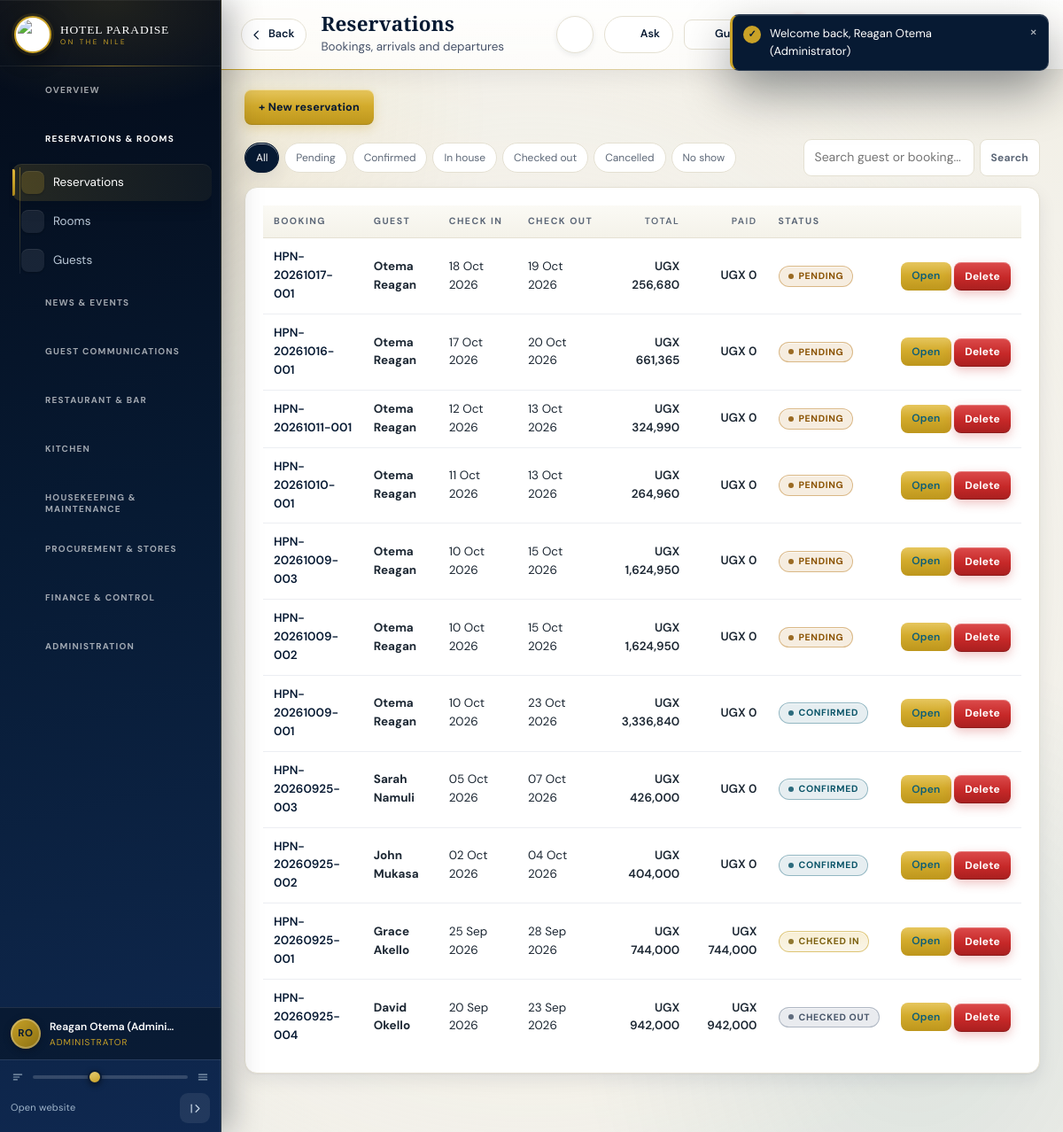
Screenshot of /backend-php/index.php?page=reservations (signed in) with the database file from the repository.
### tables this page shows
CREATE TABLE `reservations` (
  `id` bigint(20) UNSIGNED NOT NULL,
  `hotel_id` bigint(20) UNSIGNED NOT NULL,
  `guest_id` bigint(20) UNSIGNED NOT NULL,
  `booking_number` varchar(60) NOT NULL,
  `source` enum('website','walk_in','phone','email','agent','other') DEFAULT 'walk_in',
  `check_in` datetime NOT NULL,
  `check_out` datetime NOT NULL,
  `adults` int(11) DEFAULT 1,
  `children` int(11) DEFAULT 0,
  `status` enum('pending','confirmed','checked_in','checked_out','cancelled','no_show') DEFAULT 'pending',
  `room_rate` decimal(14,2) DEFAULT 0.00,
  `nights` int(11) DEFAULT 1,
  `subtotal` decimal(14,2) NOT NULL DEFAULT 0.00,
  `tax` decimal(14,2) NOT NULL DEFAULT 0.00,
  `total` decimal(14,2) NOT NULL DEFAULT 0.00,
  `paid` decimal(14,2) NOT NULL DEFAULT 0.00,
  `notes` text DEFAULT NULL,
  `created_at` timestamp NULL DEFAULT NULL,
  `updated_at` timestamp NULL DEFAULT NULL,
  `deleted_at` timestamp NULL DEFAULT NULL,
  `deleted_by` bigint(20) UNSIGNED DEFAULT NULL
);

CREATE TABLE `guests` (
  `id` bigint(20) UNSIGNED NOT NULL,
  `user_id` bigint(20) UNSIGNED DEFAULT NULL,
  `hotel_id` bigint(20) UNSIGNED NOT NULL,
  `full_name` varchar(190) NOT NULL,
  `phone` varchar(50) DEFAULT NULL,
  `email` varchar(190) DEFAULT NULL,
  `nationality` varchar(100) DEFAULT NULL,
  `id_type` varchar(50) DEFAULT NULL,
  `id_number` varchar(100) DEFAULT NULL,
  `created_at` timestamp NULL DEFAULT NULL,
  `updated_at` timestamp NULL DEFAULT NULL,
  `deleted_at` timestamp NULL DEFAULT NULL,
  `deleted_by` bigint(20) UNSIGNED DEFAULT NULL
);

### backend-php/modules/reservations.php (the view, shortened to what this page needs)
<?php
$st=$_GET['st']??'';
$qtext=trim($_GET['q']??'');
$where='1=1'; $params=[];
$where.=' AND r.deleted_at IS NULL';
$list=rows("SELECT r.id,r.booking_number,r.check_in,r.check_out,r.status,r.total,r.paid,r.adults,g.full_name FROM reservations r JOIN guests g ON g.id=r.guest_id WHERE $where ORDER BY r.check_in DESC LIMIT 200",$params);
echo '<div class="toolbar"><a class="btn" href="'.BASE.'/index.php?page=reservations&act=new">+ New reservation</a></div>';
echo '<div class="rfilter">';
foreach([''=>'All','pending'=>'Pending','confirmed'=>'Confirmed','checked_in'=>'In house','checked_out'=>'Checked out','cancelled'=>'Cancelled','no_show'=>'No show'] as $k=>$v4){
 echo '<a href="'.BASE.'/index.php?page=reservations'.($k?'&st='.$k:'').'"><button class="'.($st===$k?'on':'').'">'.$v4.'</button></a>';
}
echo '<form method="get" style="margin-left:auto;display:flex;gap:6px"><input type="hidden" name="page" value="reservations"><input name="q" value="'.e($qtext).'" placeholder="Search guest or booking..." style="padding:9px 12px;border:1px solid var(--line);border-radius:9px"><button class="btn sm">Search</button></form></div>';
echo '<div class="panel"><table class="tbl"><thead><tr><th>Booking</th><th>Guest</th><th>Check in</th><th>Check out</th><th class="num">Total</th><th class="num">Paid</th><th>Status</th><th></th></tr></thead><tbody>';
foreach($list as $r){ echo '<tr><td>'.e($r['booking_number']).'</td><td><b>'.e($r['full_name']).'</b></td><td>'.fmtdate($r['check_in']).'</td><td>'.fmtdate($r['check_out']).'</td><td class="num">'.money($r['total']).'</td><td class="num">'.money($r['paid']).'</td><td>'.status_badge($r['status']).'</td><td style="white-space:nowrap"><a class="btn sm" href="'.BASE.'/index.php?page=reservations&view='.(int)$r['id'].'">Open</a> '.trash_button('reservations',(int)$r['id'],'reservations').'</td></tr>'; }
echo '</tbody></table></div>';

### backend-php/app/bootstrap.php (shortened to what this page needs)
<?php
if(!function_exists('hp_config')){
 function hp_config(): array{
  $file=__DIR__.'/../config.php';
  if(!is_readable($file)) return $cfg=[];
  $got=include $file;
  return $cfg=is_array($got)?$got:[];
 }
}
function db_config(): array{
 $fromFile=hp_config();
 $fromConfig=function(string $path) use($fromFile){
  $node=$fromFile;
  foreach(explode('.',$path) as $step){
   if(!is_array($node)||!array_key_exists($step,$node)) return null;
   $node=$node[$step];
  }
  return $node;
 };
 $pick=function(string $path,string $env,string $fallback) use($fromConfig): string{
  $v=getenv($env);
  if(is_string($v)&&$v!=='') return $v;
  $v=$fromConfig($path);
  if(is_string($v)&&$v!=='') return $v;
  return $fallback;
 };
 $host=$pick('db.host','HP_DB_HOST','127.0.0.1');
 $port=$pick('db.port','HP_DB_PORT','');
 return $cfg=[
  'dsn'=>'mysql:host='.$host.($port!==''?';port='.$port:'').';charset=utf8mb4',
  'host'=>$host,'port'=>$port,
  'name'=>$pick('db.name','HP_DB_NAME','hotelpardise_system'),
  'user'=>$pick('db.user','HP_DB_USER','hotelpardise_system'),
  'pass'=>$pick('db.pass','HP_DB_PASS',''),
  'web'=>[
   'name'=>$pick('web_db.name','HP_WEB_DB_NAME','hotelpardise_website'),
   'user'=>$pick('web_db.user','HP_WEB_DB_USER','hotelpardise_website'),
   'pass'=>$pick('web_db.pass','HP_WEB_DB_PASS',''),
  ],
 ];
}
function db_connect(string $dsn,string $dbName,string $user,string $pass): PDO{
  try{
   return new PDO($dsn.';dbname='.$dbName,$user,$pass,[
    PDO::ATTR_ERRMODE=>PDO::ERRMODE_EXCEPTION,
    PDO::ATTR_DEFAULT_FETCH_MODE=>PDO::FETCH_ASSOC
   ]);
  }catch(PDOException $e){
   $reason=db_failure_reason($e,$dbName,$user);
   error_log('[hotel db] cannot open '.$dbName.' as '.$user.'@'.db_config()['host']
    .' [SQLSTATE '.$e->getCode().']: '.$reason);
   throw new RuntimeException($reason,0);
  }
}
function db(): PDO{
  static $pdo=null;
  if($pdo===null){
   $c=db_config();
   try{
    $pdo=db_connect($c['dsn'],$c['name'],$c['user'],$c['pass']);
   }catch(RuntimeException $e){
    db_setup_page($e->getMessage());
   }
  }
  return $pdo;
}
function q(string $sql,array $p=[]){ $st=db()->prepare($sql); $st->execute($p); return $st; }
function rows(string $sql,array $p=[]){ return q($sql,$p)->fetchAll(); }
function e($v=null): string{ return htmlspecialchars((string)$v,ENT_QUOTES,'UTF-8'); }
function money($v): string{ return 'UGX '.number_format((float)$v,0); }
function fmtdate($d): string{ return $d?date('d M Y',strtotime((string)$d)):''; }
function badge(string $text,string $tone='grey'): string{
 static $tones=['ok'=>1,'warn'=>1,'bad'=>1,'gold'=>1,'navy'=>1,'blue'=>1,'grey'=>1];
 $t=isset($tones[$tone])?$tone:'grey';
 return '<span class="badge '.e($t).'">'.e($text).'</span>';
}
require_once __DIR__.'/trash.php';

### backend-php/app/trash.php (shortened to what this page needs)
<?php
function trash_registry(): array{
 return [
  'guests'                =>['label'=>'Guest',          'title'=>'full_name',      'desc'=>'email',          'page'=>'guests'],
  'suppliers'             =>['label'=>'Supplier',        'title'=>'name',           'desc'=>'contact_person','page'=>'suppliers'],
  'users'                 =>['label'=>'Team member','title'=>'name',           'desc'=>'email',          'page'=>'users'],
  'inventory_items'       =>['label'=>'Stock item','title'=>'name','desc'=>'code','page'=>'inventory'],
  'expenses'              =>['label'=>'Expense','title'=>'number','desc'=>'description','page'=>'expenses'],
  'event_requests'        =>['label'=>'Event request','title'=>'request_number','desc'=>'full_name','page'=>'events'],
  'facility_enquiries'    =>['label'=>'Facility enquiry','title'=>'enquiry_number','desc'=>'full_name','page'=>'events'],
  'news_posts'            =>['label'=>'News post','title'=>'title','desc'=>'category','page'=>'news'],
  'reservations'          =>['label'=>'Reservation','title'=>'booking_number','desc'=>'status','page'=>'reservations'],
  'purchase_requisitions' =>['label'=>'Requisition','title'=>'number','desc'=>'status','page'=>'purchases'],
  'purchase_orders'       =>['label'=>'Purchase order','title'=>'number','desc'=>'status','page'=>'purchases'],
  'rooms'                 =>['label'=>'Room','title'=>'room_number','desc'=>'status','page'=>'rooms'],
  'room_types'            =>['label'=>'Room type','title'=>'name','desc'=>'description','page'=>'rooms'],
 ];
}
function trash_meta(string $table): ?array{ return trash_registry()[$table]??null; }
function trash_button(string $table,int $id,string $back=''): string{
 $meta=trash_meta($table);
 $msg='Move this '.$meta['label'].' to the Trash? You can restore it later from the Trash page.';
 return '<form method="post" class="actForm" onsubmit="return confirm('.json_encode($msg,JSON_UNESCAPED_SLASHES|JSON_HEX_APOS).')">'
  .'<input type="hidden" name="trash_action" value="trash">'
  .'<input type="hidden" name="table" value="'.e($table).'">'
  .'<input type="hidden" name="id" value="'.(int)$id.'">'
  .'<input type="hidden" name="back" value="'.e($back).'">'
  .'<button class="btn sm danger" type="submit">Delete</button></form>';
}

### rows the page displays
reservations: booking_number "HPN-20261017-001", guest.full_name "Otema Reagan", check_in "18 Oct 2026", check_out "19 Oct 2026", total "UGX 256,680", paid "UGX 0", status "PENDING"
reservations: booking_number "HPN-20261016-001", guest.full_name "Otema Reagan", check_in "17 Oct 2026", check_out "20 Oct 2026", total "UGX 661,365", paid "UGX 0", status "PENDING"
reservations: booking_number "HPN-20261011-001", guest.full_name "Otema Reagan", check_in "12 Oct 2026", check_out "13 Oct 2026", total "UGX 324,990", paid "UGX 0", status "PENDING"
reservations: booking_number "HPN-20261010-001", guest.full_name "Otema Reagan", check_in "11 Oct 2026", check_out "13 Oct 2026", total "UGX 264,960", paid "UGX 0", status "PENDING"
reservations: booking_number "HPN-20261009-003", guest.full_name "Otema Reagan", check_in "10 Oct 2026", check_out "15 Oct 2026", total "UGX 1,624,950", paid "UGX 0", status "PENDING"
reservations: booking_number "HPN-20261009-002", guest.full_name "Otema Reagan", check_in "10 Oct 2026", check_out "15 Oct 2026", total "UGX 1,624,950", paid "UGX 0", status "PENDING"
reservations: booking_number "HPN-20261009-001", guest.full_name "Otema Reagan", check_in "10 Oct 2026", check_out "23 Oct 2026", total "UGX 3,336,840", paid "UGX 0", status "CONFIRMED"
reservations: booking_number "HPN-20260925-003", guest.full_name "Sarah Namuli", check_in "05 Oct 2026", check_out "07 Oct 2026", total "UGX 426,000", paid "UGX 0", status "CONFIRMED"
reservations: booking_number "HPN-20260925-002", guest.full_name "John Mukasa", check_in "02 Oct 2026", check_out "04 Oct 2026", total "UGX 404,000", paid "UGX 0", status "CONFIRMED"
reservations: booking_number "HPN-20260925-001", guest.full_name "Grace Akello", check_in "25 Sep 2026", check_out "28 Sep 2026", total "UGX 744,000", paid "UGX 744,000", text "CHECKED IN"
reservations: booking_number "HPN-20260925-004", guest.full_name "David Okello", check_in "20 Sep 2026", check_out "23 Sep 2026", total "UGX 942,000", paid "UGX 942,000", text "CHECKED OUT"

### other values shown
$group['label'] "OVERVIEW"
$group['label'] "RESERVATIONS & ROOMS"
$label "Reservations"
$label "Rooms"
$label "Guests"
$group['label'] "NEWS & EVENTS"
$group['label'] "GUEST COMMUNICATIONS"
$group['label'] "RESTAURANT & BAR"
$group['label'] "KITCHEN"
$group['label'] "HOUSEKEEPING & MAINTENANCE"
$group['label'] "PROCUREMENT & STORES"
$group['label'] "FINANCE & CONTROL"
$group['label'] "ADMINISTRATION"
initials($me) "RO"
$me "Reagan Otema (Admini…"
